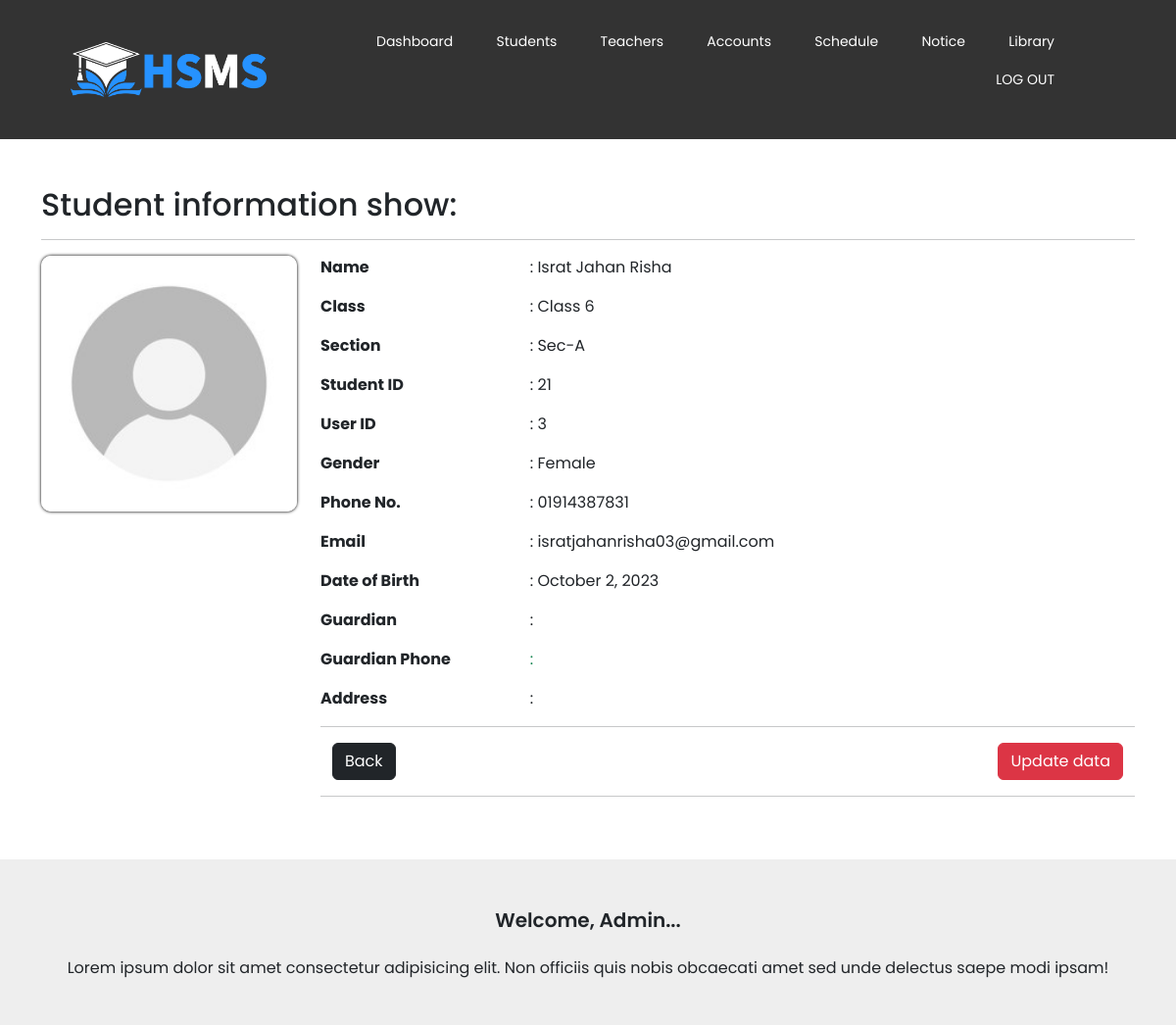
Page /Part-Admin/admin_student_details.php?detailUID=3 (signed in) on the committed database.
### tables this page shows
CREATE TABLE `students` (
  `student_id` int(11) NOT NULL,
  `user_id` int(11) NOT NULL,
  `class_id` int(11) NOT NULL,
  `section_id` int(11) NOT NULL,
  `date_of_birth` date DEFAULT NULL,
  `address` varchar(255) DEFAULT NULL,
  `phone_number` varchar(15) DEFAULT NULL,
  `guardian_name` varchar(255) DEFAULT NULL,
  `guardian_phone` varchar(15) DEFAULT NULL,
  `gender` enum('Male','Female','Other') DEFAULT NULL,
  `blood_group` enum('A+','A-','B+','B-','AB+','AB-','O+','O-') DEFAULT NULL,
  `profile_pic` blob DEFAULT NULL
);

CREATE TABLE `users` (
  `id` int(11) NOT NULL,
  `name` varchar(255) NOT NULL,
  `email` varchar(255) NOT NULL,
  `password` varchar(255) NOT NULL,
  `user_type` enum('student','teacher','admin','accounts') NOT NULL,
  `registration_date` timestamp NOT NULL DEFAULT current_timestamp(),
  `approval` tinyint(1) DEFAULT 0,
  `reset_pass` int(11) DEFAULT 0
);

CREATE TABLE `classes` (
  `class_id` int(11) NOT NULL,
  `class_name` varchar(10) NOT NULL
);

CREATE TABLE `sections` (
  `section_id` int(11) NOT NULL,
  `section_name` varchar(10) DEFAULT NULL
);

### Part-Admin/admin_student_details.php (the view, shortened to what this page needs)
<?php
if (!empty($_SESSION['admin_name'])) {
@include '../template/database.php';
$uid = null;
$sid = null;
$name = null;
$email = null;
$class = null;
$section = null;
$guardian = null;
$gPhone = null;
$dob = null;
$address = null;
$phone = null;
$gender = null;
$profilePicName = null;
if (isset($_GET['detailUID'])) {
    $uid = $_GET['detailUID'];
    $select = "SELECT *
    FROM users u
    LEFT JOIN students s ON u.id = s.user_id
    LEFT JOIN classes c ON s.`class_id` = c.`class_id`
    LEFT JOIN sections sec ON sec.`section_id`=s.`section_id`
    WHERE u.id = '$uid' AND u.`user_type`='student';";
    $result = mysqli_query($conn, $select);
    $row = mysqli_fetch_assoc($result);
    $sid = $row['student_id'];
    $name = $row['name'];
    $email = $row['email'];
    $class = $row['class_name'];
    $section = $row['section_name'];
    $guardian = $row['guardian_name'];
    $gPhone = $row['guardian_phone'];
    $rdob = $row['date_of_birth'];
    $dob = date('F j, Y', strtotime($rdob));
    $address = $row['address'];
    $phone = $row['phone_number'];
    $gender = $row['gender'];
    $profilePicName = $row['profile_pic'];
    if ($profilePicName == null) {
        $profilePicName = 'default.jpg';
    }
}
$pp = '<div class="col-3">
        <div><img src="../uploads/student_profile_pictures/' . $profilePicName . '" class="profile-image" alt="' . $name . '"></div>
        </div>';
?>
<!DOCTYPE html>
<html lang="en">
<head>
    <link rel="stylesheet" href="../CSS/adminHeaderFooter.css">
    <link rel="stylesheet" href="https://cdn.jsdelivr.net/npm/bootstrap@5.3.2/dist/css/bootstrap.rtl.min.css">
    <link href="https://cdn.jsdelivr.net/npm/remixicon@3.5.0/fonts/remixicon.css" rel="stylesheet">
</head>
<body>
    <div class="container my-5">
        <h2>Student information show:</h2>
        <hr>
        <div class="row">
            <div class="col-3">
                <?php echo $pp; ?>
            </div>
            <div class="col-9">
                <?php
                echo '
                    <div class="mb-3">
                        <div class="row">
                            <div class="col-3 fw-bold">Name</div>
                            <div class="col-9">: ' . $name . '</div>
                        </div>
                    </div>
                    <div class="mb-3">
                        <div class="row">
                            <div class="col-3 fw-bold">Class</div>
                            <div class="col-9">: ' . $class . '</div>
                        </div>
                    </div>
                    <div class="mb-3">
                    <div class="mb-3">
                        <div class="row">
                            <div class="col-3 fw-bold">Section</div>
                            <div class="col-9">: ' . $section . '</div>
                        </div>
                    </div>
                    <div class="mb-3">
                        <div class="row">
                            <div class="col-3 fw-bold">Student ID</div>
                            <div class="col-9">: ' . $sid . '</div>
                        </div>
                    </div>
                    <div class="mb-3">
                        <div class="row">
                            <div class="col-3 fw-bold">User ID</div>
                            <div class="col-9">: ' . $uid . '</div>
                        </div>
                    </div>
                    <div class="mb-3">
                        <div class="row">
                            <div class="col-3 fw-bold">Gender</div>
                            <div class="col-9">: ' . $gender . '</div>
                        </div>
                    </div>
                    <div class="mb-3">
                        <div class="row">
                            <div class="col-3 fw-bold">Phone No.</div>
                            <div class="col-9">: ' . $phone . '</div>
                        </div>
                    </div>
                    <div class="mb-3">
                        <div class="row">
                            <div class="col-3 fw-bold">Email</div>
                            <div class="col-9">: ' . $email . '</div>
                        </div>
                    </div>
                    <div class="mb-3">
                        <div class="row">
                            <div class="col-3 fw-bold">Date of Birth</div>
                            <div class="col-9">: ' . $dob . '</div>
                        </div>
                    </div>
                    <div class="mb-3">
                        <div class="row">
                            <div class="col-3 fw-bold">Guardian</div>
                            <div class="col-9">: ' . $guardian . '</div>
                        </div>
                    </div>
                    <div class="mb-3">
                        <div class="row">
                            <div class="col-3 fw-bold">Guardian Phone</div>
                            <div class="col-9 text-success fw-normal">: ' . $gPhone . '</div>
                        </div>
                    </div>
                    <div class="mb-3">
                        <div class="row">
                            <div class="col-3 fw-bold">Address</div>
                            <div class="col-9">: ' . $address . '</div>
                        </div>
                    </div>'; ?>
            </div>
            <hr>
            <div class="container my-3 d-flex justify-content-between">
                <form method="post">
                    <button class="btn btn-dark" name="back">Back</button>
                </form>
                <form method="post">
                    <button class="btn btn-danger" name="modify">Update data</button>
                </form>
            </div>
            <hr>
        </div>
    </div>
    </div>
</body>
</html>
<?php
}else {
    header('location: ../login.php');
}
?>

### CSS/adminHeaderFooter.css (style rules this page uses)
* { margin: 0; padding: 0; font-family: 'Poppins', sans-serif; }
.header { min-height: 10vh; width: 100%; background-color: rgba(0, 0, 0, 0.8); background-size: cover; background-position: center; position: relative; }
nav { display: flex; padding: 2% 6%; justify-content: space-between; align-items: center; }
nav img { width: 200px; }
.nav-links { flex: 1; text-align: right; }
.nav-links ul li { list-style: none; display: inline-block; padding: 8px 20px; position: relative; }
.nav-links ul li a { color: white; text-decoration: none; font-size: 14px; }
.nav-links ul li::after { content: ''; width: 0%; height: 2px; background: #ffffff; display: block; margin: auto; transition: 0.5s; }
.footer { background: #eeeeee; width: 100%; text-align: center; padding: 30px 0; }
.footer_title { font-size: 36px; font-weight: 600; }
.footer h4 { font-size: 20px; margin-bottom: 25px; margin-top: 20px; }

### Part-Admin/admin_student_details.php (style rules this page uses)
.profile-image { width: 400%; border-radius: 10px; border-color: black; box-shadow: 0 0 3px 0.5px rgb(40, 40, 40); }

### rows in the picture
students: user.name "Israt Jahan Risha", class.class_name "Class 6", section.section_name "Sec-A", student_id "21", gender "Female", phone_number "01914387831", user.email "isratjahanrisha03@gmail.com", date_of_birth "October 2, 2023"

### other values in the picture
$uid "3"
